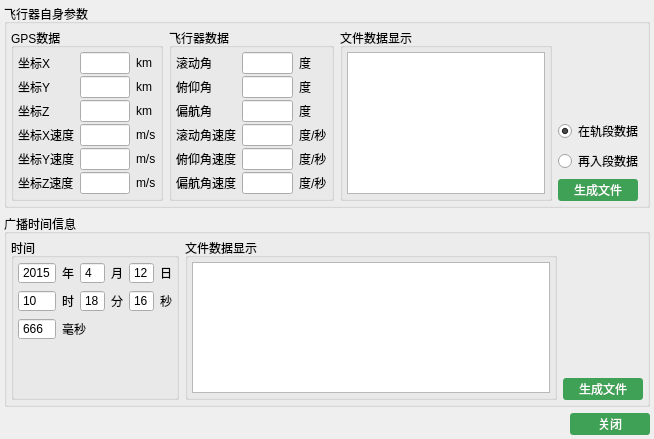
<?xml version="1.0" encoding="UTF-8"?>
<ui version="4.0">
 <class>DataGen</class>
 <widget class="QDialog" name="DataGen">
  <property name="geometry">
   <rect>
    <x>0</x>
    <y>0</y>
    <width>654</width>
    <height>439</height>
   </rect>
  </property>
  <property name="windowTitle">
   <string>数据生成</string>
  </property>
  <property name="styleSheet">
   <string notr="true">QPushButton{
background-color:rgb(63,161,86);                                            color: white;   border-radius: 3px;  border-style: outset;}
                                           
QPushButton:hover{
background-color:rgb(85,192,86);}
                                          
QPushButton:pressed{
color:rgb(84, 86, 82);                                                           border-style: inset; }</string>
  </property>
  <layout class="QVBoxLayout" name="verticalLayout_5">
   <property name="leftMargin">
    <number>4</number>
   </property>
   <property name="topMargin">
    <number>4</number>
   </property>
   <property name="rightMargin">
    <number>4</number>
   </property>
   <property name="bottomMargin">
    <number>4</number>
   </property>
   <item>
    <widget class="QGroupBox" name="groupBox_2">
     <property name="styleSheet">
      <string notr="true">QPushButton{
background-color:rgb(63,161,86);                                            color: white;   border-radius: 3px;  border-style: outset;}
                                           
QPushButton:hover{
background-color:rgb(85,192,86);}
                                          
QPushButton:pressed{
color:rgb(84, 86, 82);                                                           border-style: inset; }</string>
     </property>
     <property name="title">
      <string>飞行器自身参数</string>
     </property>
     <layout class="QHBoxLayout" name="horizontalLayout">
      <property name="leftMargin">
       <number>4</number>
      </property>
      <property name="topMargin">
       <number>4</number>
      </property>
      <property name="rightMargin">
       <number>4</number>
      </property>
      <property name="bottomMargin">
       <number>4</number>
      </property>
      <item>
       <widget class="QGroupBox" name="groupBox">
        <property name="title">
         <string>GPS数据</string>
        </property>
        <layout class="QGridLayout" name="gridLayout">
         <property name="leftMargin">
          <number>4</number>
         </property>
         <property name="topMargin">
          <number>4</number>
         </property>
         <property name="rightMargin">
          <number>4</number>
         </property>
         <property name="bottomMargin">
          <number>4</number>
         </property>
         <property name="verticalSpacing">
          <number>2</number>
         </property>
         <item row="0" column="0">
          <widget class="QLabel" name="label">
           <property name="text">
            <string>坐标X</string>
           </property>
          </widget>
         </item>
         <item row="0" column="1">
          <widget class="QLineEdit" name="zxLE"/>
         </item>
         <item row="0" column="2">
          <widget class="QLabel" name="label_2">
           <property name="text">
            <string>km</string>
           </property>
          </widget>
         </item>
         <item row="1" column="0">
          <widget class="QLabel" name="label_4">
           <property name="text">
            <string>坐标Y</string>
           </property>
          </widget>
         </item>
         <item row="1" column="1">
          <widget class="QLineEdit" name="zyLE"/>
         </item>
         <item row="1" column="2">
          <widget class="QLabel" name="label_3">
           <property name="text">
            <string>km</string>
           </property>
          </widget>
         </item>
         <item row="2" column="0">
          <widget class="QLabel" name="label_6">
           <property name="text">
            <string>坐标Z</string>
           </property>
          </widget>
         </item>
         <item row="2" column="1">
          <widget class="QLineEdit" name="zzLE"/>
         </item>
         <item row="2" column="2">
          <widget class="QLabel" name="label_5">
           <property name="text">
            <string>km</string>
           </property>
          </widget>
         </item>
         <item row="3" column="0">
          <widget class="QLabel" name="label_8">
           <property name="text">
            <string>坐标X速度</string>
           </property>
          </widget>
         </item>
         <item row="3" column="1">
          <widget class="QLineEdit" name="zxsLE"/>
         </item>
         <item row="3" column="2">
          <widget class="QLabel" name="label_7">
           <property name="text">
            <string>m/s</string>
           </property>
          </widget>
         </item>
         <item row="4" column="0">
          <widget class="QLabel" name="label_10">
           <property name="text">
            <string>坐标Y速度</string>
           </property>
          </widget>
         </item>
         <item row="4" column="1">
          <widget class="QLineEdit" name="zysLE"/>
         </item>
         <item row="4" column="2">
          <widget class="QLabel" name="label_9">
           <property name="text">
            <string>m/s</string>
           </property>
          </widget>
         </item>
         <item row="5" column="0">
          <widget class="QLabel" name="label_12">
           <property name="text">
            <string>坐标Z速度</string>
           </property>
          </widget>
         </item>
         <item row="5" column="1">
          <widget class="QLineEdit" name="zzsLE"/>
         </item>
         <item row="5" column="2">
          <widget class="QLabel" name="label_11">
           <property name="text">
            <string>m/s</string>
           </property>
          </widget>
         </item>
        </layout>
       </widget>
      </item>
      <item>
       <widget class="QGroupBox" name="groupBox_3">
        <property name="title">
         <string>飞行器数据</string>
        </property>
        <layout class="QGridLayout" name="gridLayout_2">
         <property name="leftMargin">
          <number>4</number>
         </property>
         <property name="topMargin">
          <number>4</number>
         </property>
         <property name="rightMargin">
          <number>4</number>
         </property>
         <property name="bottomMargin">
          <number>4</number>
         </property>
         <property name="verticalSpacing">
          <number>2</number>
         </property>
         <item row="0" column="0">
          <widget class="QLabel" name="label_14">
           <property name="text">
            <string>滚动角</string>
           </property>
          </widget>
         </item>
         <item row="0" column="1">
          <widget class="QLineEdit" name="gjLE"/>
         </item>
         <item row="0" column="2">
          <widget class="QLabel" name="label_13">
           <property name="text">
            <string>度</string>
           </property>
          </widget>
         </item>
         <item row="1" column="0">
          <widget class="QLabel" name="label_16">
           <property name="text">
            <string>俯仰角</string>
           </property>
          </widget>
         </item>
         <item row="1" column="1">
          <widget class="QLineEdit" name="fjLE"/>
         </item>
         <item row="1" column="2">
          <widget class="QLabel" name="label_15">
           <property name="text">
            <string>度</string>
           </property>
          </widget>
         </item>
         <item row="2" column="0">
          <widget class="QLabel" name="label_18">
           <property name="text">
            <string>偏航角</string>
           </property>
          </widget>
         </item>
         <item row="2" column="1">
          <widget class="QLineEdit" name="pjLE"/>
         </item>
         <item row="2" column="2">
          <widget class="QLabel" name="label_17">
           <property name="text">
            <string>度</string>
           </property>
          </widget>
         </item>
         <item row="3" column="0">
          <widget class="QLabel" name="label_20">
           <property name="text">
            <string>滚动角速度</string>
           </property>
          </widget>
         </item>
         <item row="3" column="1">
          <widget class="QLineEdit" name="gjsLE"/>
         </item>
         <item row="3" column="2">
          <widget class="QLabel" name="label_19">
           <property name="text">
            <string>度/秒</string>
           </property>
          </widget>
         </item>
         <item row="4" column="0">
          <widget class="QLabel" name="label_22">
           <property name="text">
            <string>俯仰角速度</string>
           </property>
          </widget>
         </item>
         <item row="4" column="1">
          <widget class="QLineEdit" name="fjsLE"/>
         </item>
         <item row="4" column="2">
          <widget class="QLabel" name="label_21">
           <property name="text">
            <string>度/秒</string>
           </property>
          </widget>
         </item>
         <item row="5" column="0">
          <widget class="QLabel" name="label_24">
           <property name="text">
            <string>偏航角速度</string>
           </property>
          </widget>
         </item>
         <item row="5" column="1">
          <widget class="QLineEdit" name="pjsLE"/>
         </item>
         <item row="5" column="2">
          <widget class="QLabel" name="label_23">
           <property name="text">
            <string>度/秒</string>
           </property>
          </widget>
         </item>
        </layout>
       </widget>
      </item>
      <item>
       <widget class="QGroupBox" name="groupBox_4">
        <property name="title">
         <string>文件数据显示</string>
        </property>
        <layout class="QVBoxLayout" name="verticalLayout">
         <property name="leftMargin">
          <number>4</number>
         </property>
         <property name="topMargin">
          <number>4</number>
         </property>
         <property name="rightMargin">
          <number>4</number>
         </property>
         <property name="bottomMargin">
          <number>4</number>
         </property>
         <item>
          <widget class="QTextEdit" name="ffTE"/>
         </item>
        </layout>
       </widget>
      </item>
      <item>
       <layout class="QVBoxLayout" name="verticalLayout_2">
        <item>
         <spacer name="verticalSpacer">
          <property name="orientation">
           <enum>Qt::Vertical</enum>
          </property>
          <property name="sizeHint" stdset="0">
           <size>
            <width>20</width>
            <height>40</height>
           </size>
          </property>
         </spacer>
        </item>
        <item>
         <widget class="QRadioButton" name="fdzRB">
          <property name="text">
           <string>在轨段数据</string>
          </property>
          <property name="checked">
           <bool>true</bool>
          </property>
         </widget>
        </item>
        <item>
         <widget class="QRadioButton" name="fdrRB">
          <property name="text">
           <string>再入段数据</string>
          </property>
         </widget>
        </item>
        <item>
         <widget class="QPushButton" name="fgenfilePB">
          <property name="sizePolicy">
           <sizepolicy hsizetype="Fixed" vsizetype="Fixed">
            <horstretch>0</horstretch>
            <verstretch>0</verstretch>
           </sizepolicy>
          </property>
          <property name="minimumSize">
           <size>
            <width>80</width>
            <height>22</height>
           </size>
          </property>
          <property name="text">
           <string>生成文件</string>
          </property>
         </widget>
        </item>
       </layout>
      </item>
     </layout>
    </widget>
   </item>
   <item>
    <widget class="QGroupBox" name="groupBox_5">
     <property name="title">
      <string>广播时间信息</string>
     </property>
     <layout class="QHBoxLayout" name="horizontalLayout_2">
      <property name="leftMargin">
       <number>4</number>
      </property>
      <property name="topMargin">
       <number>4</number>
      </property>
      <property name="rightMargin">
       <number>4</number>
      </property>
      <property name="bottomMargin">
       <number>4</number>
      </property>
      <item>
       <widget class="QGroupBox" name="groupBox_11">
        <property name="title">
         <string>时间</string>
        </property>
        <layout class="QGridLayout" name="gridLayout_8">
         <property name="leftMargin">
          <number>4</number>
         </property>
         <property name="topMargin">
          <number>4</number>
         </property>
         <property name="rightMargin">
          <number>4</number>
         </property>
         <property name="bottomMargin">
          <number>4</number>
         </property>
         <item row="0" column="1">
          <widget class="QLabel" name="label_25">
           <property name="text">
            <string>年</string>
           </property>
          </widget>
         </item>
         <item row="0" column="3">
          <widget class="QLabel" name="label_26">
           <property name="text">
            <string>月</string>
           </property>
          </widget>
         </item>
         <item row="0" column="5">
          <widget class="QLabel" name="label_27">
           <property name="text">
            <string>日</string>
           </property>
          </widget>
         </item>
         <item row="1" column="5">
          <widget class="QLabel" name="label_28">
           <property name="text">
            <string>秒</string>
           </property>
          </widget>
         </item>
         <item row="1" column="3">
          <widget class="QLabel" name="label_29">
           <property name="text">
            <string>分</string>
           </property>
          </widget>
         </item>
         <item row="1" column="1">
          <widget class="QLabel" name="label_30">
           <property name="text">
            <string>时</string>
           </property>
          </widget>
         </item>
         <item row="3" column="0">
          <spacer name="verticalSpacer_3">
           <property name="orientation">
            <enum>Qt::Vertical</enum>
           </property>
           <property name="sizeHint" stdset="0">
            <size>
             <width>20</width>
             <height>40</height>
            </size>
           </property>
          </spacer>
         </item>
         <item row="2" column="1" colspan="2">
          <widget class="QLabel" name="label_31">
           <property name="text">
            <string>毫秒</string>
           </property>
          </widget>
         </item>
         <item row="0" column="0">
          <widget class="QSpinBox" name="tySB">
           <property name="buttonSymbols">
            <enum>QAbstractSpinBox::NoButtons</enum>
           </property>
           <property name="minimum">
            <number>2000</number>
           </property>
           <property name="maximum">
            <number>3000</number>
           </property>
           <property name="value">
            <number>2015</number>
           </property>
          </widget>
         </item>
         <item row="0" column="2">
          <widget class="QSpinBox" name="tmSB">
           <property name="buttonSymbols">
            <enum>QAbstractSpinBox::NoButtons</enum>
           </property>
           <property name="minimum">
            <number>1</number>
           </property>
           <property name="maximum">
            <number>12</number>
           </property>
           <property name="singleStep">
            <number>1</number>
           </property>
           <property name="value">
            <number>4</number>
           </property>
          </widget>
         </item>
         <item row="0" column="4">
          <widget class="QSpinBox" name="tdSB">
           <property name="buttonSymbols">
            <enum>QAbstractSpinBox::NoButtons</enum>
           </property>
           <property name="minimum">
            <number>1</number>
           </property>
           <property name="maximum">
            <number>31</number>
           </property>
           <property name="value">
            <number>12</number>
           </property>
          </widget>
         </item>
         <item row="1" column="0">
          <widget class="QSpinBox" name="thSB">
           <property name="buttonSymbols">
            <enum>QAbstractSpinBox::NoButtons</enum>
           </property>
           <property name="maximum">
            <number>24</number>
           </property>
           <property name="value">
            <number>10</number>
           </property>
          </widget>
         </item>
         <item row="1" column="2">
          <widget class="QSpinBox" name="tmmSB">
           <property name="buttonSymbols">
            <enum>QAbstractSpinBox::NoButtons</enum>
           </property>
           <property name="maximum">
            <number>60</number>
           </property>
           <property name="value">
            <number>18</number>
           </property>
          </widget>
         </item>
         <item row="1" column="4">
          <widget class="QSpinBox" name="tsSB">
           <property name="buttonSymbols">
            <enum>QAbstractSpinBox::NoButtons</enum>
           </property>
           <property name="maximum">
            <number>60</number>
           </property>
           <property name="value">
            <number>16</number>
           </property>
          </widget>
         </item>
         <item row="2" column="0">
          <widget class="QSpinBox" name="tmsSB">
           <property name="buttonSymbols">
            <enum>QAbstractSpinBox::NoButtons</enum>
           </property>
           <property name="maximum">
            <number>1000</number>
           </property>
           <property name="value">
            <number>666</number>
           </property>
          </widget>
         </item>
        </layout>
       </widget>
      </item>
      <item>
       <widget class="QGroupBox" name="groupBox_6">
        <property name="title">
         <string>文件数据显示</string>
        </property>
        <layout class="QVBoxLayout" name="verticalLayout_3">
         <property name="leftMargin">
          <number>4</number>
         </property>
         <property name="topMargin">
          <number>4</number>
         </property>
         <property name="rightMargin">
          <number>4</number>
         </property>
         <property name="bottomMargin">
          <number>4</number>
         </property>
         <item>
          <widget class="QTextEdit" name="gfTE"/>
         </item>
        </layout>
       </widget>
      </item>
      <item>
       <layout class="QVBoxLayout" name="verticalLayout_4">
        <item>
         <spacer name="verticalSpacer_2">
          <property name="orientation">
           <enum>Qt::Vertical</enum>
          </property>
          <property name="sizeHint" stdset="0">
           <size>
            <width>20</width>
            <height>40</height>
           </size>
          </property>
         </spacer>
        </item>
        <item>
         <widget class="QPushButton" name="ggenfilePB">
          <property name="sizePolicy">
           <sizepolicy hsizetype="Fixed" vsizetype="Fixed">
            <horstretch>0</horstretch>
            <verstretch>0</verstretch>
           </sizepolicy>
          </property>
          <property name="minimumSize">
           <size>
            <width>80</width>
            <height>22</height>
           </size>
          </property>
          <property name="text">
           <string>生成文件</string>
          </property>
         </widget>
        </item>
       </layout>
      </item>
     </layout>
    </widget>
   </item>
   <item>
    <layout class="QHBoxLayout" name="horizontalLayout_3">
     <item>
      <spacer name="horizontalSpacer">
       <property name="orientation">
        <enum>Qt::Horizontal</enum>
       </property>
       <property name="sizeHint" stdset="0">
        <size>
         <width>40</width>
         <height>20</height>
        </size>
       </property>
      </spacer>
     </item>
     <item>
      <widget class="QPushButton" name="closePB">
       <property name="sizePolicy">
        <sizepolicy hsizetype="Fixed" vsizetype="Fixed">
         <horstretch>0</horstretch>
         <verstretch>0</verstretch>
        </sizepolicy>
       </property>
       <property name="minimumSize">
        <size>
         <width>80</width>
         <height>22</height>
        </size>
       </property>
       <property name="text">
        <string>关闭</string>
       </property>
      </widget>
     </item>
    </layout>
   </item>
  </layout>
 </widget>
 <layoutdefault spacing="6" margin="11"/>
 <resources/>
 <connections/>
</ui>
